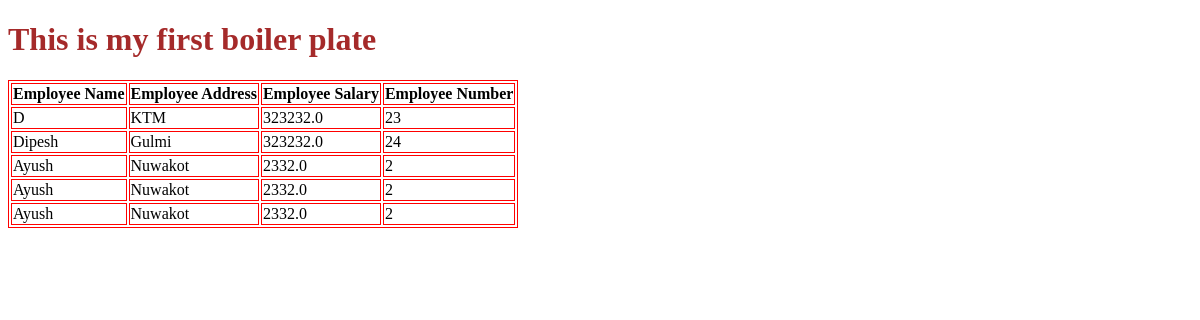
Before: / with the older database file.
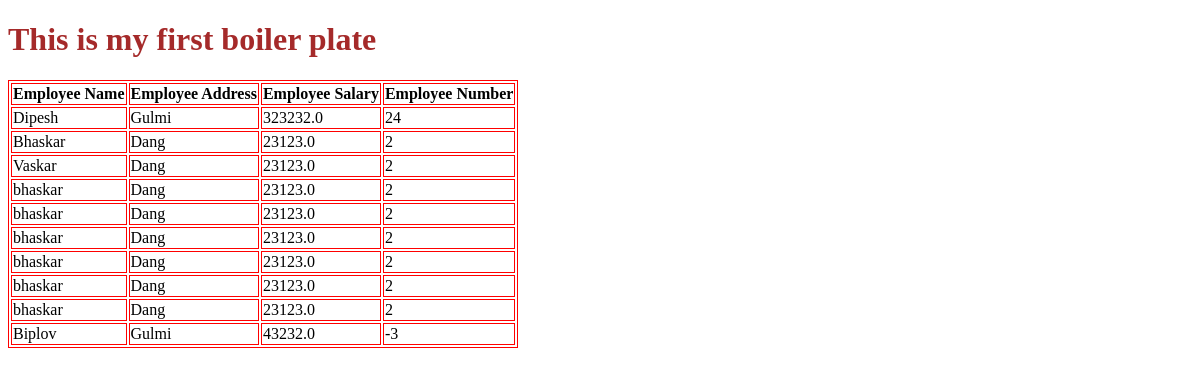
After: the same page with the newer database file.
### firstapp/models.py (models this page shows, shortened)
class Employee(models.Model):
    ename= models.CharField(max_length=50)
    eaddr= models.CharField(max_length=50)
    enum= models.IntegerField()
    esal= models.FloatField()

### firstapp/views.py (the view)
# urls.py: path('', views.index),
def index(request):
    my_obj= Employee.objects.all()
    context={'my_obj':my_obj}
    return render(request, 'firstapp/index.html',context=context)

### templates/firstapp/index.html (shortened to what this page needs)
<!DOCTYPE html>
{% load static %}
<html lang="en">
<head>
    <link rel="stylesheet" href="{% static 'css/index.css' %}">
</head>
<body>
    <h1>This is my first boiler plate</h1>
    <table>
        {% if my_obj %}
        <thead>
            <th>Employee Name</th>
            <th>Employee Address</th>
            <th>Employee Salary</th>
            <th>Employee Number</th>
        </thead>
        {% for emp in my_obj %}
        <tr>
            <td>{{emp.ename}}</td>
            <td>{{emp.eaddr}}</td>
            <td>{{emp.esal}}</td>
            <td>{{emp.enum}}</td>
        </tr>
        {% endfor %}
        {% endif %}
    </table>
</body>
</html>

### static/css/index.css (style rules this page uses)
h1 { color: brown; }
table,th,td { border: 1px solid red; }

Changed rows visible on the page:
removed Employee: ename "D", eaddr "KTM", esal "323232.0", enum "23"
removed Employee: ename "Ayush", eaddr "Nuwakot", esal "2332.0", enum "2"
removed Employee: ename "Ayush", eaddr "Nuwakot", esal "2332.0", enum "2"
removed Employee: ename "Ayush", eaddr "Nuwakot", esal "2332.0", enum "2"
added Employee: ename "Bhaskar", eaddr "Dang", esal "23123.0", enum "2"
added Employee: ename "Vaskar", eaddr "Dang", esal "23123.0", enum "2"
added Employee: ename "bhaskar", eaddr "Dang", esal "23123.0", enum "2"
added Employee: ename "bhaskar", eaddr "Dang", esal "23123.0", enum "2"
added Employee: ename "bhaskar", eaddr "Dang", esal "23123.0", enum "2"
added Employee: ename "bhaskar", eaddr "Dang", esal "23123.0", enum "2"
added Employee: ename "bhaskar", eaddr "Dang", esal "23123.0", enum "2"
added Employee: ename "bhaskar", eaddr "Dang", esal "23123.0", enum "2"
added Employee: ename "Biplov", eaddr "Gulmi", esal "43232.0", enum "-3"
